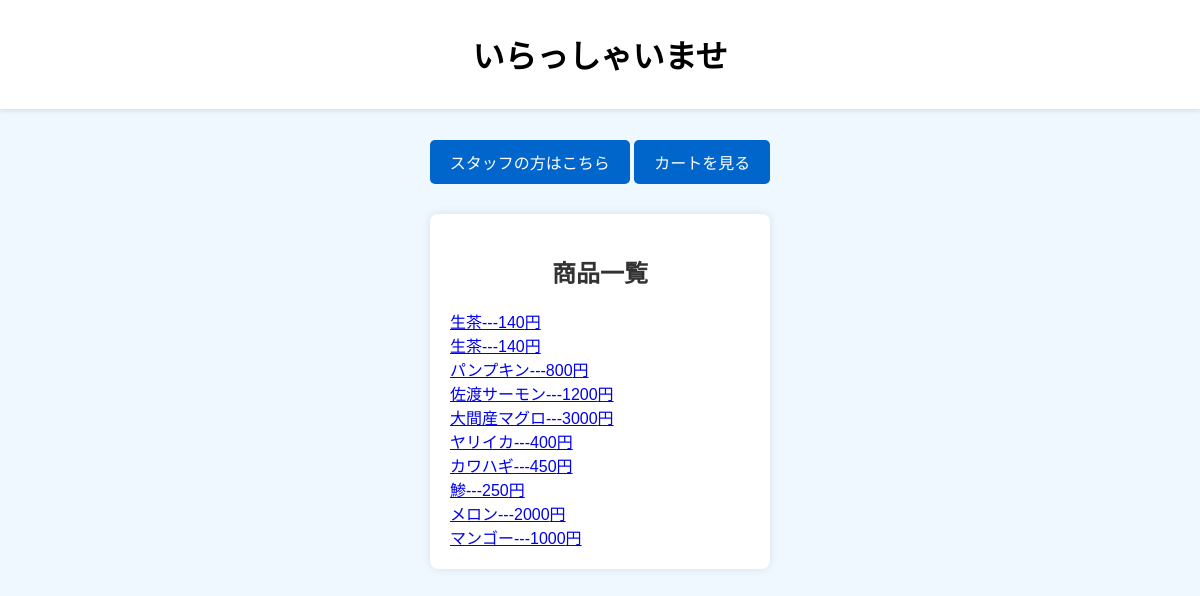
/, run on an earlier commit of the app's database.
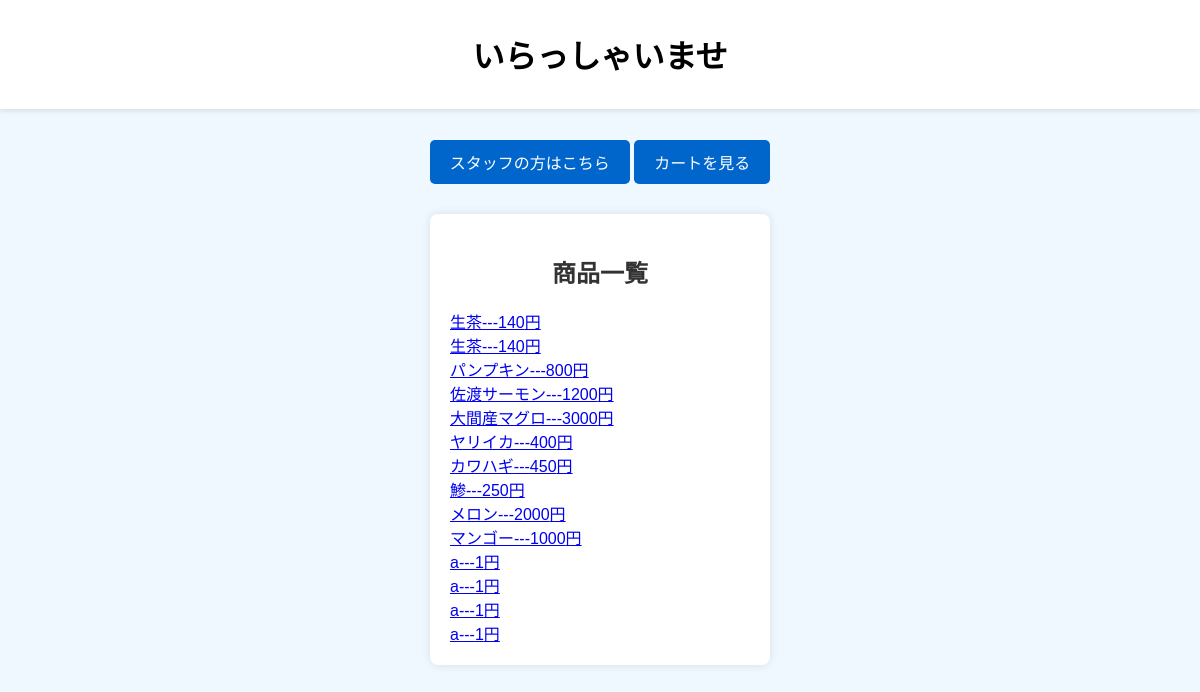
And on a later commit of the database.
### htdocs/index.php (the view, shortened to what this page needs)
<!DOCTYPE html>
<html>
<head>
<link rel="stylesheet" href="style.css">
</head>
<body>
<div class="header">
    <h1>いらっしゃいませ</h1>
    </div>
	<div class="link">
	<a href="login.php"class=nav>スタッフの方はこちら</a>
	<a href="shop_cartlook.php"class=nav>カートを見る</a>
	</div>
    <div class="formtop">
        <h2>商品一覧</h2>
<?php
try
{
require 'db.php';
$sql='SELECT code,name,price FROM 在庫管理 WHERE 1';
$stmt=$db->prepare($sql);
$stmt->execute();
while(true)
{
	$rec=$stmt->fetch(PDO::FETCH_ASSOC);
	if($rec==false)
	{
		break;
	}
	print '<a href="shop_product.php?procode='.$rec['code'].'">';
	print $rec['name'].'---';
	print $rec['price'].'円';
	print '</a>';
	print '<br />';
}
}
catch (Exception $e)
{
	 print 'ただいま障害により大変ご迷惑をお掛けしております。';
	 exit();
}
?>
</body>
</html>

What changed in the data, as far as the page shows it:
added 在庫管理: name "a", price "1"
added 在庫管理: name "a", price "1"
added 在庫管理: name "a", price "1"
added 在庫管理: name "a", price "1"
